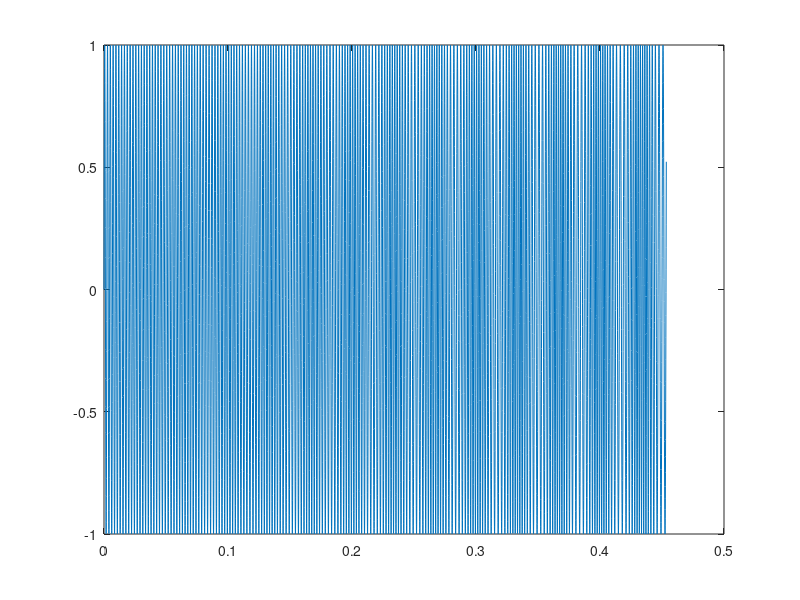

Write MATLAB code to recreate this figure.
% FM.m%% A Matlab script to calculate frequency modulated waveforms and% view their spectra.%% by Gary Scavone, McGill University, 2004.clear all;close all;% Signal parametersfs = 22050;T = 1/fs;dur = 2.0;      % secondst = 0:T:dur;    % time vector% FM parametersfc = 440;      % center freqfm = 30;Imin = 0;Imax = 20;I = t.*(Imax - Imin)/dur + Imin;y = sin(2*pi*fc*t + I.*sin(2*pi*fm*t));plot(t(1:10000), y(1:10000));sound(y, fs);dospectrum = input('\nPlot spectrum? Y/[N]:\n\n', 's');if dospectrum == 'Y',  figure(2); specgram(y(1:440), 512, fs, [], 256)end